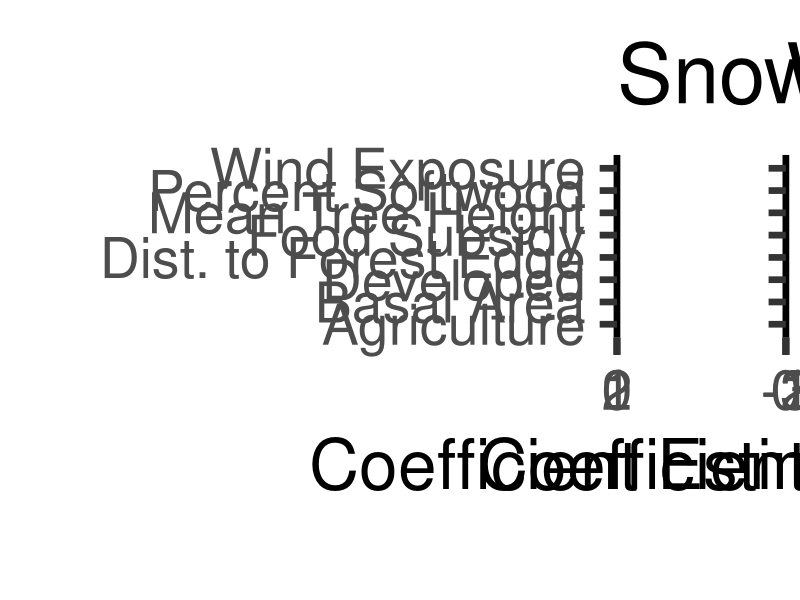

The R script that drew this image:
require(dplyr)
require(ggplot2)
require(forcats)

### Comparison of Magnitude of Interactions
interactions.raw <- read.csv("Results/InteractionResults.csv") %>% 
  mutate(HabitatCov = ifelse(HabitatCov == "DtFE.Z", "Dist. to Forest Edge",
                             ifelse(HabitatCov == "PropAg.Z", "Agriculture",
                                    ifelse(HabitatCov == "PropDev.Z", "Developed",
                                           ifelse(HabitatCov == "PropFoodSub.Z", "Food Subsidy",
                                                  ifelse(HabitatCov == "PropSW.Z", "Percent Softwood",
                                                         ifelse(HabitatCov == "Wind.Exp.Z", "Wind Exposure",
                                                                ifelse(HabitatCov == "BA.Z", "Basal Area",
                                                                       ifelse(HabitatCov == "Ht.Z", "Mean Tree Height",
                                                                              ifelse(HabitatCov == "SW.Z", "Percent Softwood",
                                                                                     HabitatCov))))))))))%>%
  mutate(Beh_State = factor(Analysis, levels = c("Roosting", "Stationary", "Mobile"))) %>%
  mutate(LC_Cov = as.factor(HabitatCov)) %>%
  rename(Interaction = mean, SD = sd)
# interactions.raw$Beh_State <- factor(interactions.raw$Beh_State,
#                                      levels = c("Roost", "Loafing", "Foraging"))
# interactions.raw$LC_Cov <- factor(interactions.raw$LC_Cov,
#                                   levels = c("Wind Exposure", "Distance to Edge", "Proportion Ag",
#                                              "Proportion Dev", "Proportion SW", "% Softwood",
#                                              "Mean Tree Height", "Basal Area"))

#Graph showing interaction terms for snow depth
int.Snow <- interactions.raw %>% filter(WeatherCov == "SD")
int.snow.graph <- ggplot(data = int.Snow, aes(y = LC_Cov, x = Interaction, shape = Beh_State, color = Beh_State)) +
  geom_vline(xintercept = 0, color = "grey60", linetype = 2, size = 1.5) +
  geom_point(size = 8,
             position = position_dodge(width = .4)) +
  geom_errorbar(aes(xmin = X0.025quant, xmax = X0.975quant),
                width = 0, size = 2,
                position = position_dodge(width = .4)) +
  theme_classic(base_size = 50) + 
  xlab("Coefficient Estimate") +
  ylab("") +
  ggtitle("Snow Depth") +
  labs(color = "Behavioral\nState") + 
  theme(legend.title.align=0.5) + 
  scale_colour_manual(name = "Behavioral\nState",
                      # labels = c("Roost", "Stationary", "Mobile"),
                      values = c("#1cade4", "#f1a806", "#46e300")) +   
  scale_shape_manual(name = "Behavioral\nState",
                     # labels = c("Roost", "Stationary", "Mobile"),
                     values = c(15, 19, 17))
# int.snow.graph
# ggsave("Results/SnowDepth_InteractionComp.jpeg", width = 10, height = 12, units = "in")


#Graph showing interaction terms for Previous days wind chill
int.Wind <- interactions.raw %>% 
  mutate(WeatherCov = ifelse(WeatherCov == "WC_prev", "WC", WeatherCov)) %>%
  filter(WeatherCov == "WC")
int.wind.graph <- ggplot(data = int.Wind, aes(y = LC_Cov, x = Interaction, shape = Beh_State, color = Beh_State)) +
  geom_vline(xintercept = 0, color = "grey60", linetype = 2, size = 1.5) +
  geom_point(size = 8,
             position = position_dodge(width = .4)) +
  geom_errorbar(aes(xmin = X0.025quant, xmax = X0.975quant),
                width = 0, size = 2,
                position = position_dodge(width = .4)) +
  theme_classic(base_size = 50) + 
  xlab("Coefficient Estimate") +
  ylab("") +
  ggtitle("Wind Chill") +
  labs(color = "Behavioral\nState") + 
  theme(legend.title.align=0.5) + 
  scale_colour_manual(name = "Behavioral\nState",
                      # labels = c("Roost", "Stationary", "Mobile"),
                      values = c("#1cade4", "#f1a806", "#46e300")) +   
  scale_shape_manual(name = "Behavioral\nState",
                     # labels = c("Roost", "Stationary", "Mobile"),
                     values = c(15, 19, 17)) +
  theme(axis.text.y = element_blank())
# int.wind.graph
# ggsave("Results/WindChill_InteractionComp.jpeg", width = 10, height = 12, units = "in")

#Save as a combined graph
require(cowplot)
legend <- get_legend(int.wind.graph + theme(legend.title = element_blank() ,legend.position = "bottom", legend.key.width=unit(3,"inch")))
int.snow.grid <- int.snow.graph + theme(legend.position = "none")
int.wind.grid <- int.wind.graph + theme(legend.position = "none")


# INT_grid <- plot_grid(plotlist = list(int.snow.grid, int.wind.grid),
#                      nrow = 1,
#                      # labels = "auto",
#                      # label_size = 35,
#                      align = "hv",
#                      axis = "lb"
# )

require(patchwork)
INT_grid <- int.snow.grid + int.wind.grid

jpeg('Results/SSF Interactions Grid.png', width = 2600, height = 1900)
plot_grid(plotlist = list(INT_grid, legend),
          nrow = 2, 
          rel_heights = c(1,.1)
)
dev.off()
